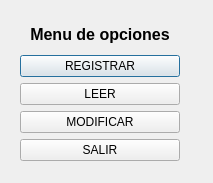
<?xml version="1.0" encoding="UTF-8"?>
<ui version="4.0">
 <class>Dialog</class>
 <widget class="QDialog" name="Dialog">
  <property name="geometry">
   <rect>
    <x>0</x>
    <y>0</y>
    <width>213</width>
    <height>183</height>
   </rect>
  </property>
  <property name="windowTitle">
   <string>Dialog</string>
  </property>
  <widget class="QWidget" name="verticalLayoutWidget">
   <property name="geometry">
    <rect>
     <x>20</x>
     <y>20</y>
     <width>160</width>
     <height>141</height>
    </rect>
   </property>
   <layout class="QVBoxLayout" name="verticalLayout">
    <item>
     <widget class="QLabel" name="label">
      <property name="font">
       <font>
        <family>Arial</family>
        <pointsize>12</pointsize>
        <weight>75</weight>
        <bold>true</bold>
       </font>
      </property>
      <property name="text">
       <string>Menu de opciones</string>
      </property>
      <property name="textFormat">
       <enum>Qt::AutoText</enum>
      </property>
      <property name="alignment">
       <set>Qt::AlignCenter</set>
      </property>
     </widget>
    </item>
    <item>
     <widget class="QPushButton" name="B_reg">
      <property name="text">
       <string>REGISTRAR</string>
      </property>
     </widget>
    </item>
    <item>
     <widget class="QPushButton" name="B_lee">
      <property name="text">
       <string>LEER</string>
      </property>
     </widget>
    </item>
    <item>
     <widget class="QPushButton" name="B_mod">
      <property name="text">
       <string>MODIFICAR</string>
      </property>
     </widget>
    </item>
    <item>
     <widget class="QPushButton" name="B_sal">
      <property name="text">
       <string>SALIR</string>
      </property>
     </widget>
    </item>
   </layout>
  </widget>
 </widget>
 <resources/>
 <connections/>
</ui>
